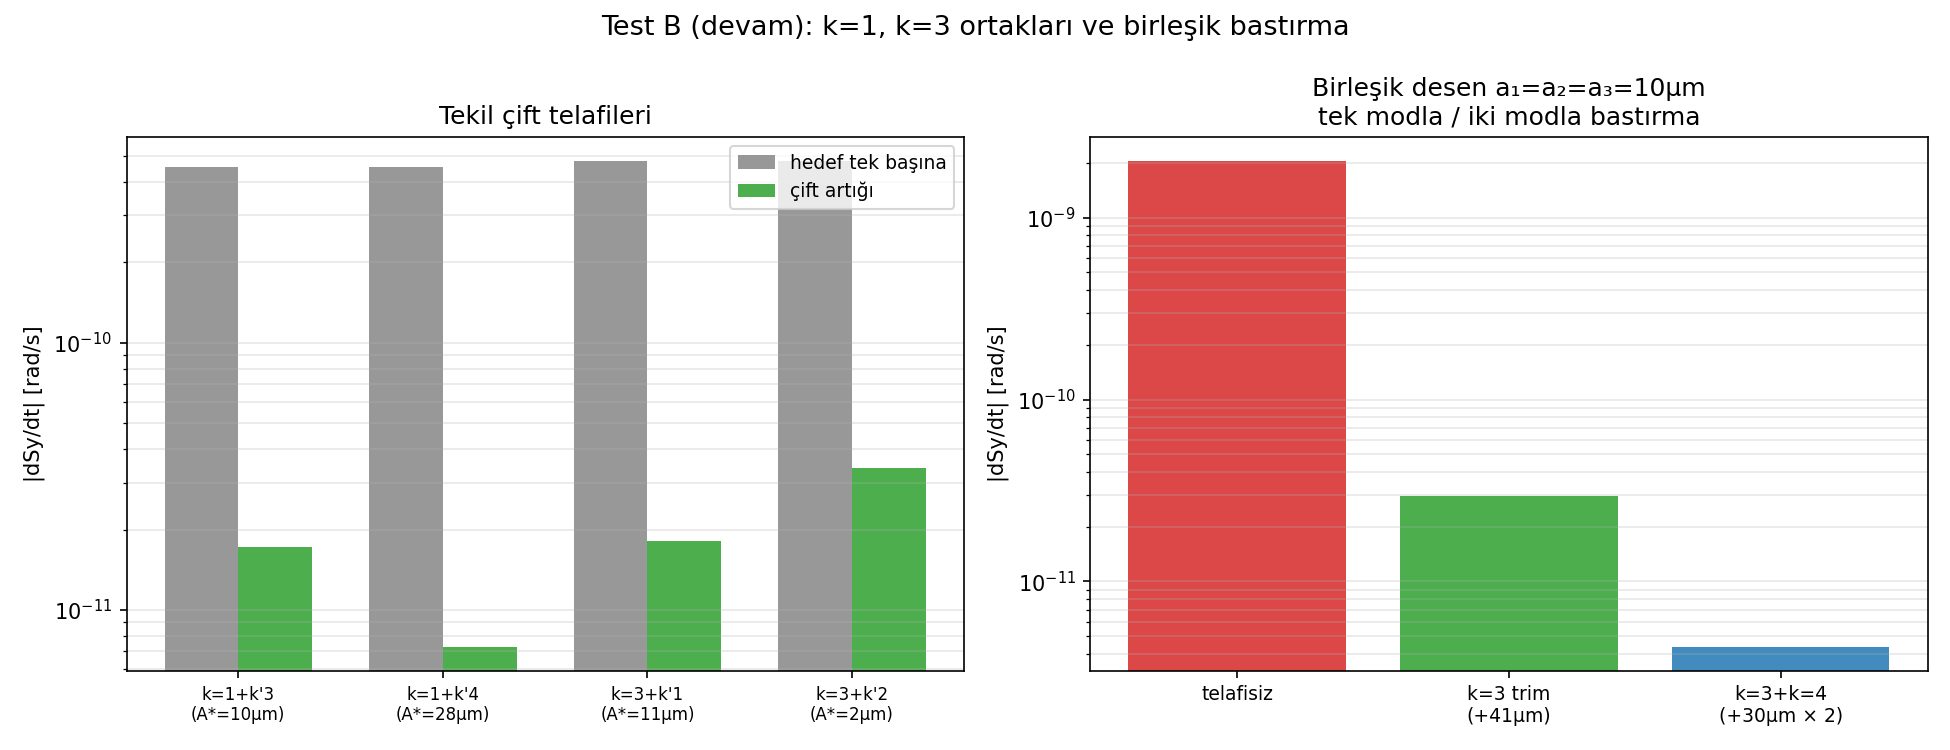

Here is the Python script that generated this plot:
#!/usr/bin/env python3
"""test_b_combined.py — Test B (devam): k=1 ve k=3 ortakları + birleşik bastırma.

Önceki adım (test_b_partner_search.py):
  c_k tablosu k=1..10 ölçüldü (test_b_ck_table.json). k=2 için en iyi tekil
  ortaklar: k'=3 (A*=41μm, 12×) ve k'=4 (A*=121μm, 24×) — ikisi de hedef
  genlikten (10μm) çok büyük telafi genliği istiyor çünkü |c_2| baskın.

Bu test:
  Bölüm 1: k=1 hedefi → zıt işaretli ortaklar (k'=3,4) doğrulaması.
           Beklenti: |c_1|≈|c_3| → A_3* ≈ 9.5μm (KÜÇÜK genlik, ideal çift).
  Bölüm 2: k=3 hedefi → pozitif ortaklar (k'=1,2) doğrulaması.
           Beklenti: A_2* ≈ 2.4μm (c_2 baskın → çok küçük genlik yeter).
  Bölüm 3: BİRLEŞİK — a_1=a_2=a_3=10μm karışımı:
           (a) telafisiz artık,
           (b) tek serbest modla telafi: k=3'e trim ekle
               A_3^trim = −(c_1·a_1 + c_2·a_2 + c_3·a_3)/c_3,
           (c) iki modla bölüştürülmüş telafi (k=3 + k=4, genlik dengeli).
           Her durumda gerçek simülasyon artığı ölçülür.

Çıktı:
  test_b_combined.png
  Terminal tablolar
"""

import json
import os
import sys
import time

import matplotlib
matplotlib.use("Agg")
import matplotlib.pyplot as plt
import multiprocessing as mp
import numpy as np

os.chdir(os.path.dirname(os.path.abspath(__file__)))
sys.path.insert(0, os.path.dirname(os.path.abspath(__file__)))

from fourier_reconstruct import fodo_basis

# ── Parametreler ─────────────────────────────────────────────────────────────
A_MODE       = 1e-5     # referans mod genliği [m] = 10 μm
T2           = 5e-4
CO_TURNS     = 24
CO_ITER      = 1
RETURN_STEPS = 3000
CK_FILE      = "test_b_ck_table.json"


def _suppress_stdout():
    fd = os.dup(1); null = os.open(os.devnull, os.O_WRONLY)
    os.dup2(null, 1); os.close(null); return fd


def _restore_stdout(fd):
    os.dup2(fd, 1); os.close(fd)


def _worker(task):
    """CO=True spin takibi → dSy/dt. Görev: (label, dy_list, t2, ct, ci, rs)."""
    label, dy_list, t2, co_turns, co_iter, return_steps = task

    import os, sys, json, numpy as np
    os.chdir(os.path.dirname(os.path.abspath(__file__)))
    sys.path.insert(0, os.path.dirname(os.path.abspath(__file__)))
    from false_edm_mode_scan import setup_fields, find_closed_orbit, _make_state, C
    from integrator import integrate_particle

    with open("params.json") as fh:
        config = json.load(fh)
    fields, _, beta0, R0, p_mag, direction = setup_fields(config)
    dt    = float(config.get("dt", 1e-11))
    circ  = (2*np.pi*R0 + 4*fields.nFODO*fields.driftLen
             + 2*fields.nFODO*fields.quadLen)
    T_rev = circ / (beta0 * C)
    dy    = np.asarray(dy_list, dtype=float)

    saved = _suppress_stdout()
    try:
        v_co, _ = find_closed_orbit(fields, p_mag, direction, dy, dt, T_rev,
                                     n_turns=co_turns, n_iter=co_iter)
        y_launch = _make_state(v_co, p_mag, direction, [0.0, 0.0, direction])
        fields.poincare_quad_index = 0.0
        _, poin, poin_t = integrate_particle(
            y_launch, 0.0, t2, dt,
            fields=fields, return_steps=return_steps, quad_dy=dy)
    finally:
        _restore_stdout(saved)

    slope = float(np.polyfit(np.asarray(poin_t, float),
                             np.asarray(poin[:, 7], float), 1)[0])
    return label, slope


def make_mode(n_q, k, a_cos, a_sin, antisym):
    """Tek FODO Fourier modu → quad dy vektörü [m]."""
    Fk, _ = fodo_basis(n_q, [k], antisym)
    return Fk[:, 0] * a_cos + Fk[:, 1] * a_sin


def main():
    t0 = time.time()
    with open("params.json") as fh:
        config = json.load(fh)
    with open(CK_FILE) as fh:
        ck_data = json.load(fh)
    c = {int(k): float(v) for k, v in ck_data["c_k"].items()}

    from false_edm_mode_scan import setup_fields
    fields, *_ = setup_fields(config)
    n_q     = 2 * int(fields.nFODO)
    antisym = config.get("smooth_antisym_fodo", True)
    ctx     = mp.get_context("spawn")
    nw      = mp.cpu_count()

    print(f"Lattice üniform {fields.quadG1} T/m. "
          f"c_k tablosu {CK_FILE}'dan yüklendi (k=1..{max(c)}).")

    # ── Görev listesi (tek havuz, hepsi paralel) ─────────────────────────
    tasks = []

    def pair_dy(k_t, A_t, k_p, A_p):
        return (make_mode(n_q, k_t, A_t, 0.0, antisym)
                + make_mode(n_q, k_p, A_p, 0.0, antisym))

    # Bölüm 1: k=1 hedefi, ortaklar k'=3,4
    A13 = -(c[1]/c[3]) * A_MODE
    A14 = -(c[1]/c[4]) * A_MODE
    tasks.append(("p1_k3", pair_dy(1, A_MODE, 3, A13).tolist(),
                  T2, CO_TURNS, CO_ITER, RETURN_STEPS))
    tasks.append(("p1_k4", pair_dy(1, A_MODE, 4, A14).tolist(),
                  T2, CO_TURNS, CO_ITER, RETURN_STEPS))

    # Bölüm 2: k=3 hedefi, ortaklar k'=1,2
    A31 = -(c[3]/c[1]) * A_MODE
    A32 = -(c[3]/c[2]) * A_MODE
    tasks.append(("p3_k1", pair_dy(3, A_MODE, 1, A31).tolist(),
                  T2, CO_TURNS, CO_ITER, RETURN_STEPS))
    tasks.append(("p3_k2", pair_dy(3, A_MODE, 2, A32).tolist(),
                  T2, CO_TURNS, CO_ITER, RETURN_STEPS))

    # Bölüm 3: birleşik a1=a2=a3=10μm
    base = (make_mode(n_q, 1, A_MODE, 0.0, antisym)
            + make_mode(n_q, 2, A_MODE, 0.0, antisym)
            + make_mode(n_q, 3, A_MODE, 0.0, antisym))
    S_pred = (c[1] + c[2] + c[3]) * A_MODE       # lineer tahmin [rad/s]

    # (a) telafisiz
    tasks.append(("comb_raw", base.tolist(), T2, CO_TURNS, CO_ITER, RETURN_STEPS))

    # (b) tek modla telafi: k=3 trim
    A3_trim = -S_pred / c[3]
    dy_b = base + make_mode(n_q, 3, A3_trim, 0.0, antisym)
    tasks.append(("comb_k3", dy_b.tolist(), T2, CO_TURNS, CO_ITER, RETURN_STEPS))

    # (c) iki modla bölüştürme: k=3 ve k=4'e eşit |genlik| payı
    #     c_3·x + c_4·x = −S_pred → x = −S_pred/(c_3+c_4)
    x = -S_pred / (c[3] + c[4])
    dy_c = (base + make_mode(n_q, 3, x, 0.0, antisym)
                 + make_mode(n_q, 4, x, 0.0, antisym))
    tasks.append(("comb_k34", dy_c.tolist(), T2, CO_TURNS, CO_ITER, RETURN_STEPS))

    # Tekil mod referansları (artık oranı için)
    tasks.append(("solo_k1", make_mode(n_q, 1, A_MODE, 0.0, antisym).tolist(),
                  T2, CO_TURNS, CO_ITER, RETURN_STEPS))
    tasks.append(("solo_k3", make_mode(n_q, 3, A_MODE, 0.0, antisym).tolist(),
                  T2, CO_TURNS, CO_ITER, RETURN_STEPS))

    print(f"\n{len(tasks)} simülasyon ({nw} işçi)...")
    with ctx.Pool(processes=min(nw, len(tasks))) as pool:
        res = dict(pool.map(_worker, tasks))

    # ── Sonuçlar ─────────────────────────────────────────────────────────
    s1 = res["solo_k1"]; s3 = res["solo_k3"]

    print(f"\n{'─'*72}")
    print("BÖLÜM 1: k=1 hedefi (tek başına {:.3e} rad/s)".format(s1))
    print(f"{'─'*72}")
    for kp, A, lab in [(3, A13, "p1_k3"), (4, A14, "p1_k4")]:
        r = res[lab]; sup = abs(s1/r) if r != 0 else float('inf')
        print(f"  k=1(10μm) + k'={kp}(A*={A*1e6:+.1f}μm) → artık {r:+.3e}  "
              f"({sup:.0f}× bastırma)")

    print(f"\n{'─'*72}")
    print("BÖLÜM 2: k=3 hedefi (tek başına {:.3e} rad/s)".format(s3))
    print(f"{'─'*72}")
    for kp, A, lab in [(1, A31, "p3_k1"), (2, A32, "p3_k2")]:
        r = res[lab]; sup = abs(s3/r) if r != 0 else float('inf')
        print(f"  k=3(10μm) + k'={kp}(A*={A*1e6:+.1f}μm) → artık {r:+.3e}  "
              f"({sup:.0f}× bastırma)")

    raw  = res["comb_raw"]
    cb   = res["comb_k3"]
    cc   = res["comb_k34"]
    sup_b = abs(raw/cb) if cb != 0 else float('inf')
    sup_c = abs(raw/cc) if cc != 0 else float('inf')

    print(f"\n{'─'*72}")
    print("BÖLÜM 3: birleşik desen a_1=a_2=a_3=10μm")
    print(f"{'─'*72}")
    print(f"  Lineer tahmin (Σc_k·a_k)      : {S_pred:+.3e} rad/s")
    print(f"  (a) telafisiz gerçek artık    : {raw:+.3e} rad/s")
    print(f"  (b) k=3 trim ({A3_trim*1e6:+.1f}μm)     : {cb:+.3e} rad/s  "
          f"({sup_b:.0f}× bastırma)")
    print(f"  (c) k=3+k=4 bölüşmüş ({x*1e6:+.1f}μm her biri): {cc:+.3e} rad/s  "
          f"({sup_c:.0f}× bastırma)")

    elapsed = time.time() - t0
    print(f"\nToplam süre: {elapsed:.1f} s")
    print("\nYORUM:")
    print("  Bölüm 1-2: |c| dengeli çiftlerde (k=1↔k=3) telafi genliği küçük → pratik.")
    print("  Bölüm 3: tek denklem Σc_k·a_k=0 olduğundan TEK serbest mod yeterli;")
    print("  telafi genliği büyükse iki moda bölüştürmek hizalama bütçesini korur.")

    # ── Figür ─────────────────────────────────────────────────────────────
    fig, axes = plt.subplots(1, 2, figsize=(13, 5))
    fig.suptitle("Test B (devam): k=1, k=3 ortakları ve birleşik bastırma", fontsize=13)

    ax = axes[0]
    labels = [f"k=1+k'3\n(A*={A13*1e6:.0f}μm)", f"k=1+k'4\n(A*={A14*1e6:.0f}μm)",
              f"k=3+k'1\n(A*={A31*1e6:.0f}μm)", f"k=3+k'2\n(A*={A32*1e6:.0f}μm)"]
    solos  = [abs(s1), abs(s1), abs(s3), abs(s3)]
    resids = [abs(res["p1_k3"]), abs(res["p1_k4"]),
              abs(res["p3_k1"]), abs(res["p3_k2"])]
    xx = np.arange(4)
    ax.bar(xx-0.18, solos,  width=0.36, color='tab:gray',  alpha=0.8, label='hedef tek başına')
    ax.bar(xx+0.18, resids, width=0.36, color='tab:green', alpha=0.85, label='çift artığı')
    ax.set_yscale('log')
    ax.set_xticks(xx); ax.set_xticklabels(labels, fontsize=8)
    ax.set_ylabel("|dSy/dt| [rad/s]")
    ax.set_title("Tekil çift telafileri")
    ax.legend(fontsize=9); ax.grid(True, axis='y', which='both', alpha=0.3)

    ax = axes[1]
    labels = ['telafisiz', f'k=3 trim\n({A3_trim*1e6:+.0f}μm)',
              f'k=3+k=4\n({x*1e6:+.0f}μm × 2)']
    vals   = [abs(raw), abs(cb), abs(cc)]
    ax.bar(range(3), vals, color=['tab:red', 'tab:green', 'tab:blue'], alpha=0.85)
    ax.set_yscale('log')
    ax.set_xticks(range(3)); ax.set_xticklabels(labels, fontsize=9)
    ax.set_ylabel("|dSy/dt| [rad/s]")
    ax.set_title("Birleşik desen a₁=a₂=a₃=10μm\ntek modla / iki modla bastırma")
    ax.grid(True, axis='y', which='both', alpha=0.3)

    plt.tight_layout()
    out = "test_b_combined.png"
    plt.savefig(out, dpi=150)
    print(f"Figür kaydedildi: {out}")


if __name__ == "__main__":
    main()
